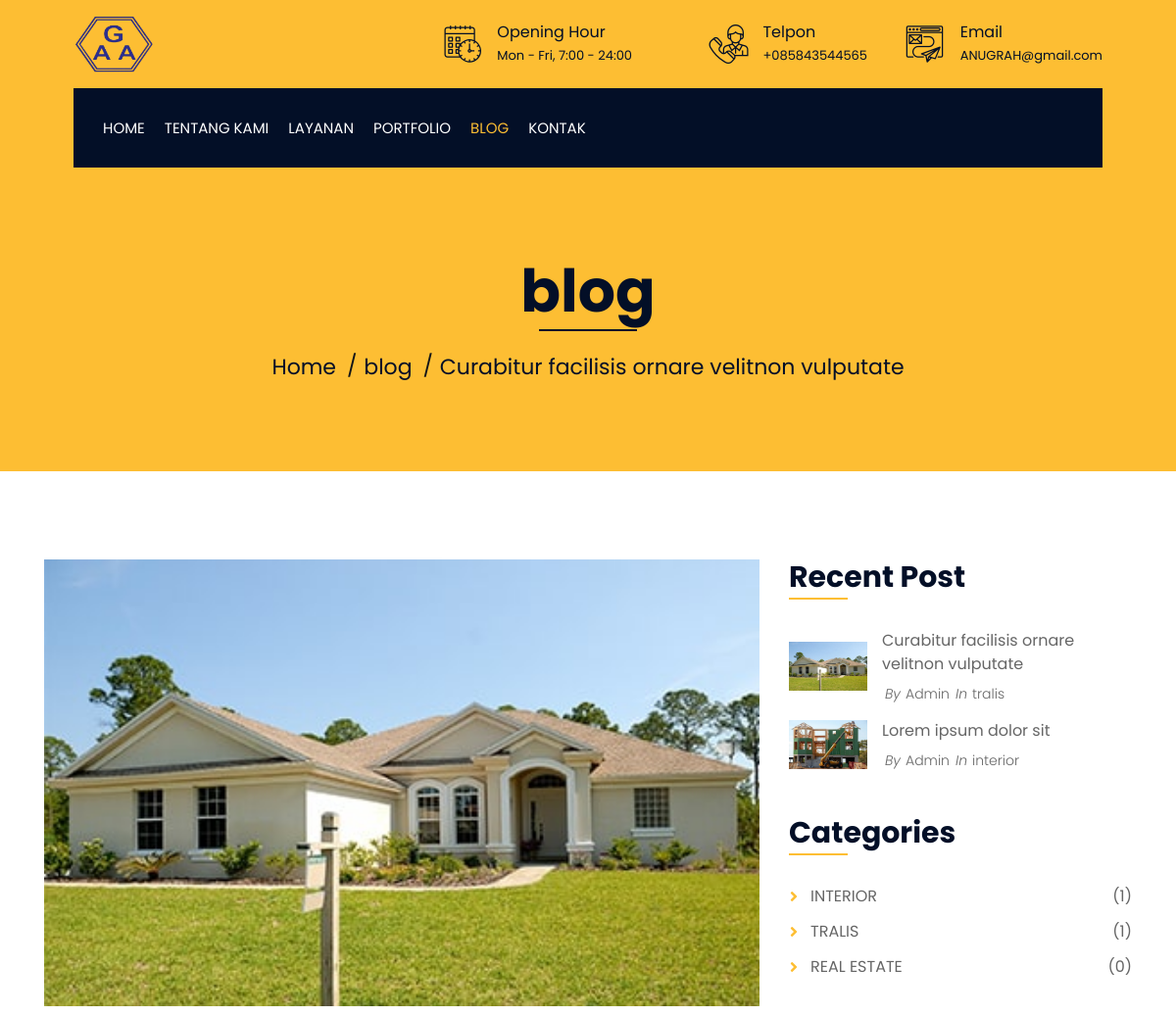
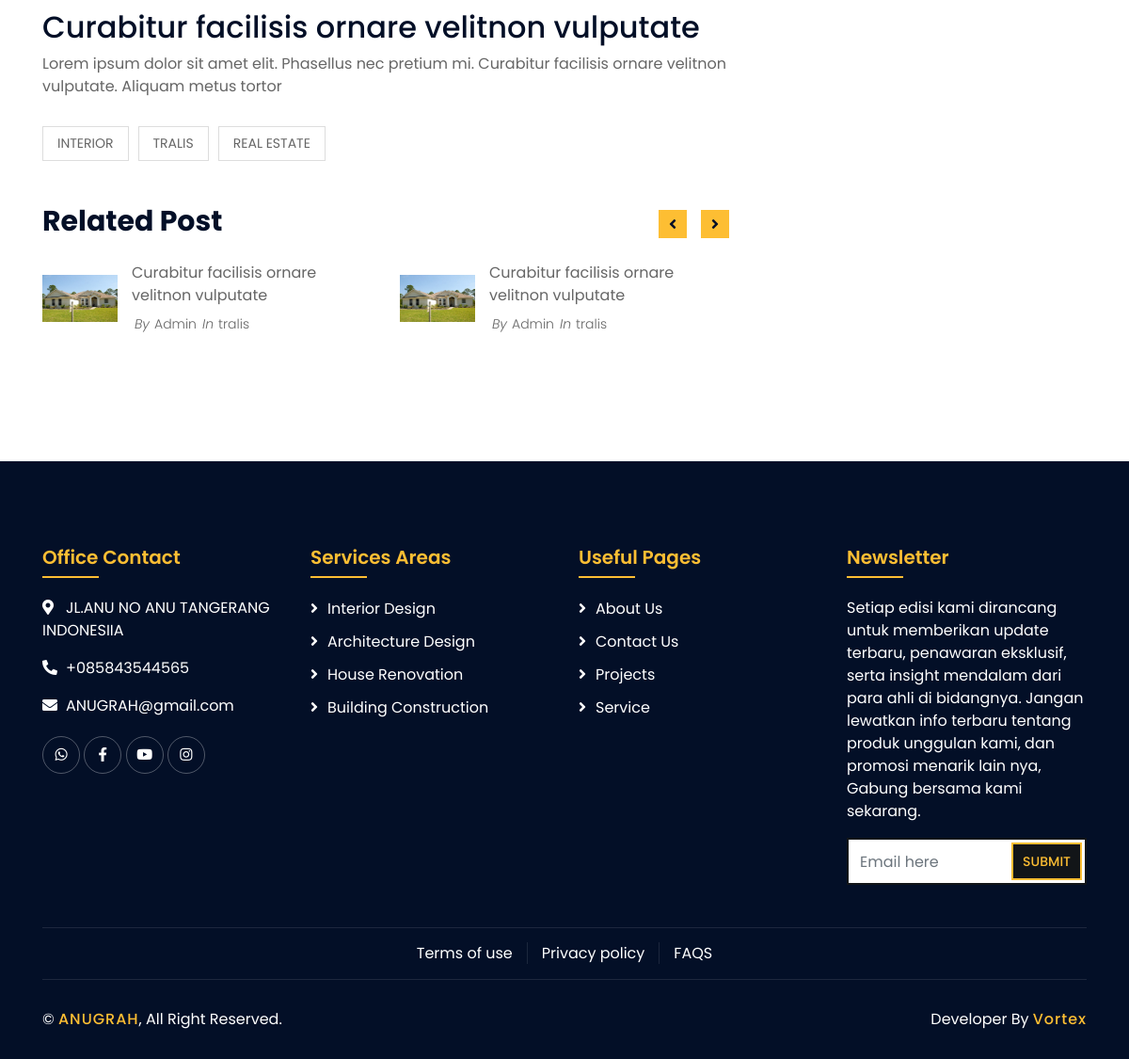
The app's page /blog/Curabitur-facilisis-ornare-velitnon-vulputate with its own data (2 pictures, top to bottom).
### tables this page shows
CREATE TABLE `set_app` (
  `id` int NOT NULL,
  `app_name` varchar(100) NOT NULL,
  `title` varchar(190) NOT NULL,
  `deskripsi` varchar(190) NOT NULL,
  `email` varchar(100) NOT NULL,
  `telpon` varchar(20) NOT NULL,
  `logo` varchar(100) NOT NULL,
  `addres` varchar(100) NOT NULL,
  `keyword` varchar(225) NOT NULL,
  `map` text NOT NULL,
  `favicon` varchar(160) NOT NULL
);

CREATE TABLE `tbl_blog` (
  `id` int NOT NULL,
  `title` varchar(190) NOT NULL,
  `body` longtext NOT NULL,
  `meta_deskripsi` varchar(190) NOT NULL,
  `category` varchar(50) NOT NULL,
  `slug` text NOT NULL,
  `private` int NOT NULL,
  `foto` text NOT NULL,
  `visitor` int NOT NULL,
  `keyword` varchar(190) NOT NULL
);

CREATE TABLE `set_category` (
  `id` int NOT NULL,
  `category` varchar(100) NOT NULL,
  `category_seo` varchar(100) NOT NULL
);

CREATE TABLE `tbl_service` (
  `id` int NOT NULL,
  `title` varchar(190) NOT NULL,
  `body` text NOT NULL,
  `images` text NOT NULL,
  `private` int NOT NULL,
  `slug` varchar(225) NOT NULL,
  `meta_deskripsi` varchar(190) NOT NULL,
  `keyword` varchar(225) NOT NULL
);

### application/views/pages/public/builder/component/widget.php (the view, shortened to what the rows shown need)
<div class="col-lg-4">
    <div class="sidebar">
        <div class="sidebar-widget wow fadeInUp">
            <h2 class="widget-title">Recent Post</h2>
            <div class="recent-post">
                <?php foreach ($recentPost as $rpost): ?>
                <div class="post-item">
                    <div class="post-img">
                        <img src="<?= htmlentities(base_url('assets/public/img/') . $rpost->foto, ENT_QUOTES)   ?>" />
                    </div>
                    <div class="post-text">
                        <a
                            href="<?= htmlentities(base_url('blog/') . $rpost->slug, ENT_QUOTES) ?>"><?= htmlentities($rpost->title)  ?></a>
                        <div class="post-meta">
                            <p>By<a href="javascript:void()">Admin</a></p>
                            <p>In<a
                                    href="<?= htmlentities(base_url('categori/') . $rpost->category, ENT_QUOTES) ?>"><?= htmlentities($rpost->category) ?></a>
                            </p>
                        </div>
                    </div>
                </div>
                <?php endforeach ?>
            </div>
        </div>
        <div class="sidebar-widget wow fadeInUp">
            <h2 class="widget-title">Categories</h2>
            <div class="category-widget">
                <ul>
                    <?php foreach ($category as $ct): ?>
                    <li><a
                            href="<?= htmlentities(base_url('categori/') . $ct->category_seo, ENT_QUOTES)  ?>"><?= htmlentities($ct->category)  ?></a><span>(<?= get_db_nurows('tbl_blog', 'category', $ct->category_seo) ?>)</span>
                    </li>
                    <?php endforeach ?>
                </ul>
            </div>
        </div>
    </div>
</div>

### application/views/pages/public/builder/nav.php (shortened to what the rows shown need)
<div class="wrapper">
    <div class="top-bar">
        <div class="container-fluid">
            <div class="row align-items-center">
                <div class="col-lg-4 col-md-12">
                    <div class="logo">
                        <a href="index.html">
                            <img src="<?= htmlentities(base_url('assets/public/img/') . app('logo'), ENT_QUOTES) ?>"
                                alt="<?= htmlentities(app('app_name')) ?>">
                        </a>
                    </div>
                </div>
                <div class="col-lg-8 col-md-7 d-none d-lg-block">
                    <div class="row">
                        <div class="col-4">
                            <div class="top-bar-item">
                                <div class="top-bar-text">
                                    <h3>Telpon</h3>
                                    <p>+<?= app('telpon') ?></p>
                                </div>
                            </div>
                        </div>
                        <div class="col-4">
                            <div class="top-bar-item">
                                <div class="top-bar-text">
                                    <h3>Email</h3>
                                    <p><?= app('email') ?></p>
                                </div>
                            </div>
                        </div>
                    </div>
                </div>
            </div>
        </div>
    </div>

### application/views/pages/public/builder/component/blog_detail.php (shortened to what the rows shown need)
<div class="page-header">
    <div class="container">
        <div class="row">
            <div class="col-12">
                <h2><?= $breadcump_1 ?></h2>
            </div>
            <div class="col-12">
                <a href="<?= base_url() ?>">Home</a>
                <a href="<?= base_url('blog/') ?>"><?= $breadcump_1 ?></a>
                <a href="<?= base_url('blog/') . $this->uri->segment(2) ?>"><?= htmlentities($field['title'])  ?></a>
            </div>
        </div>
    </div>
</div>
<div class="single">
    <div class="container">
        <div class="row">
            <div class="col-lg-8">
                <div class="single-content wow fadeInUp">
                    <img src="<?= htmlentities(base_url('assets/public/img/') . $field['foto'], ENT_QUOTES)   ?>" />
                    <h2><?= htmlentities($field['title'])  ?></h2>
                    <?= $field['body'] ?>
                </div>
                <div class="single-tags wow fadeInUp">
                    <?php foreach ($category as $ct): ?>
                        <a
                            href="<?= htmlentities(base_url('categori/') . $ct->category_seo, ENT_QUOTES)  ?>"><?= htmlentities($ct->category)  ?></a>
                    <?php endforeach ?>
                </div>
                <div class="single-related wow fadeInUp">
                    <h2>Related Post</h2>
                    <div class="owl-carousel related-slider">
                        <?php foreach (get_db_where('tbl_blog', 'category', $field['category'], 6) as $post): ?>
                            <div class="post-item">
                                <div class="post-img">
                                    <img
                                        src="<?= htmlentities(base_url('assets/public/img/') . $post->foto, ENT_QUOTES)   ?>" />
                                </div>
                                <div class="post-text">
                                    <a
                                        href="<?= htmlentities(base_url('blog/') . $post->slug, ENT_QUOTES) ?>"><?= htmlentities($post->title)  ?></a>
                                    <div class="post-meta">
                                        <p>By<a href="javascript:void()">Admin</a></p>
                                        <p>In<a
                                                href="<?= htmlentities(base_url('categori/') . $post->category, ENT_QUOTES) ?>"><?= htmlentities($post->category) ?></a>
                                        </p>
                                    </div>
                                </div>
                            </div>
                        <?php endforeach ?>
                    </div>
                </div>
            </div>
            <?php $this->load->view('pages/public/builder/component/widget') ?>
        </div>
    </div>
</div>

### application/views/pages/public/builder/footer.php (shortened to what the rows shown need)
<link rel="stylesheet" type="text/css"
    href="https://cdnjs.cloudflare.com/ajax/libs/toastr.js/latest/css/toastr.min.css">
<div class="footer wow fadeIn" data-wow-delay="0.3s">
    <div class="container">
        <div class="row">
            <div class="col-md-6 col-lg-3">
                <div class="footer-contact">
                    <h2>Office Contact</h2>
                    <p><i class="fa fa-map-marker-alt"></i><?= htmlentities(app('addres')) ?></p>
                    <p><i class="fa fa-phone-alt"></i>+<?= htmlentities(app('telpon'))  ?></p>
                    <p><i class="fa fa-envelope"></i><?= htmlentities(app('email'))  ?></p>
                    <div class="footer-social">
                        <a href="<?= htmlentities(media('WHATSAPP'), ENT_QUOTES)  ?>"></a>
                        <a href="<?= htmlentities(media('FACEBOOK'), ENT_QUOTES)  ?>"></a>
                        <a href="<?= htmlentities(media('YOUTUBE'), ENT_QUOTES)  ?>"></a>
                        <a href="<?= htmlentities(media('INSTAGRAM'), ENT_QUOTES)  ?>"></a>
                    </div>
                </div>
            </div>
            <div class="col-md-6 col-lg-3">
                <div class="footer-link">
                    <h2>Services Areas</h2>
                    <?php foreach (get_db('tbl_service') as $service): ?>
                        <a
                            href="<?= htmlentities(base_url('service/') . $service->slug, ENT_QUOTES)  ?>"><?= htmlentities($service->title) ?></a>
                    <?php endforeach ?>
                </div>
            </div>
            <div class="col-md-6 col-lg-3">
                <div class="footer-link">
                    <h2>Useful Pages</h2>
                </div>
            </div>
            <div class="col-md-6 col-lg-3">
                <div class="newsletter">
                    <h2>Newsletter</h2>
                </div>
            </div>
        </div>
    </div>
    <div class="container copyright">
        <div class="row">
            <div class="col-md-6">
                <p>&copy; <a href="javascript:void()"><?= app('app_name') ?></a>, All Right Reserved.</p>
            </div>
        </div>
    </div>
</div>
</div>

### records on screen
set_app: logo (picture), telpon "085843544565", email "ANUGRAH@gmail.com", addres "JL.ANU NO ANU TANGERANG INDONESIIA", app_name "ANUGRAH"
tbl_blog: title "Curabitur facilisis ornare velitnon vulputate", foto (picture), body "Lorem ipsum dolor sit amet elit. Phasellus nec pretium mi. Curabitur facilisis ornare velitnon vulputate. Aliquam metus tortor", category "tralis"
set_category: category "INTERIOR", category_seo "1"
set_category: category "TRALIS", category_seo "1"
set_category: category "REAL ESTATE", category_seo "0"
tbl_blog: foto (picture), title "Lorem ipsum dolor sit", category "interior"
tbl_service: title "Interior Design"
tbl_service: title "Architecture Design"
tbl_service: title "House Renovation"
tbl_service: title "Building Construction"

### other values on screen
$breadcump_1 "blog"
